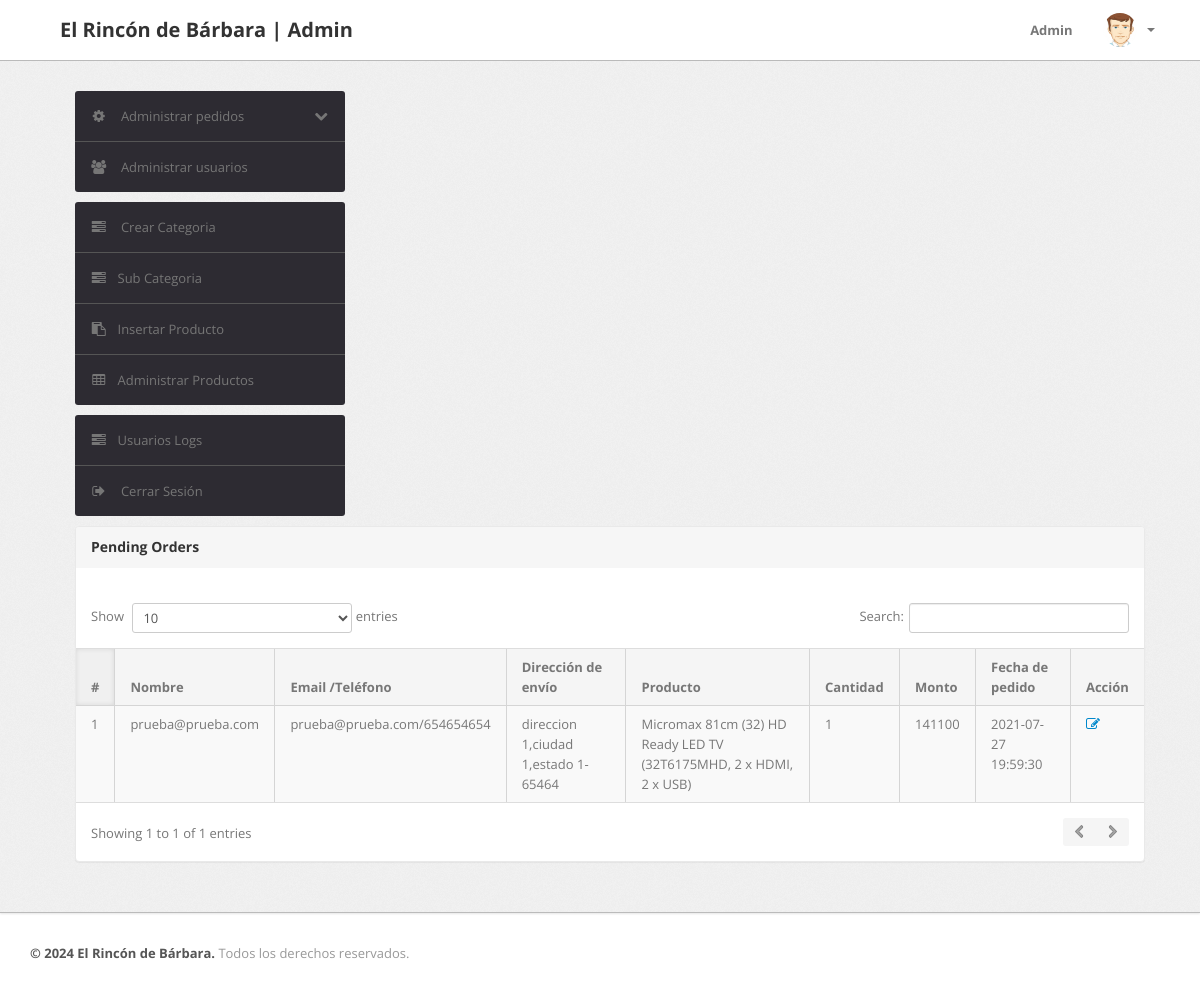
/admin/pending-orders.php (signed in), run on the app's committed database.
### tables this page shows
CREATE TABLE `orders` (
  `id` int(11) NOT NULL,
  `userId` int(11) DEFAULT NULL,
  `productId` varchar(255) DEFAULT NULL,
  `quantity` int(11) DEFAULT NULL,
  `orderDate` timestamp NOT NULL DEFAULT current_timestamp(),
  `paymentMethod` varchar(50) DEFAULT NULL,
  `orderStatus` varchar(55) DEFAULT NULL
);

CREATE TABLE `users` (
  `id` int(11) NOT NULL,
  `name` varchar(255) DEFAULT NULL,
  `email` varchar(255) DEFAULT NULL,
  `contactno` bigint(11) DEFAULT NULL,
  `password` varchar(255) DEFAULT NULL,
  `shippingAddress` longtext DEFAULT NULL,
  `shippingState` varchar(255) DEFAULT NULL,
  `shippingCity` varchar(255) DEFAULT NULL,
  `shippingPincode` int(11) DEFAULT NULL,
  `billingAddress` longtext DEFAULT NULL,
  `billingState` varchar(255) DEFAULT NULL,
  `billingCity` varchar(255) DEFAULT NULL,
  `billingPincode` int(11) DEFAULT NULL,
  `regDate` timestamp NOT NULL DEFAULT current_timestamp(),
  `updationDate` varchar(255) DEFAULT NULL
);

CREATE TABLE `products` (
  `id` int(11) NOT NULL AUTO_INCREMENT,
  `category` int(11) NOT NULL,
  `subCategory` int(11) DEFAULT NULL,
  `productName` varchar(255) DEFAULT NULL,
  `productCompany` varchar(255) DEFAULT NULL,
  `productPrice` int(11) DEFAULT NULL,
  `productPriceBeforeDiscount` int(11) DEFAULT NULL,
  `productDescription` longtext DEFAULT NULL,
  `productImage1` varchar(255) DEFAULT NULL,
  `productImage2` varchar(255) DEFAULT NULL,
  `productImage3` varchar(255) DEFAULT NULL,
  `shippingCharge` int(11) DEFAULT NULL,
  `productAvailability` varchar(255) DEFAULT NULL,
  `postingDate` timestamp NULL DEFAULT current_timestamp(),
  `updationDate` varchar(255) DEFAULT NULL,
  `author_id` int(11) DEFAULT NULL,
  PRIMARY KEY (`id`),
  KEY `author_id` (`author_id`),
  CONSTRAINT `products_ibfk_1` FOREIGN KEY (`author_id`) REFERENCES `autores` (`id`) ON DELETE SET NULL ON UPDATE CASCADE
);

### admin/pending-orders.php (the view, shortened to what this page needs)
<?php
include('include/config.php');
if(strlen($_SESSION['alogin'])==0)
	{
header('location:index.php');
}
else{
?>
<!DOCTYPE html>
<html lang="es">
<head>
	<link type="text/css" href="bootstrap/css/bootstrap.min.css" rel="stylesheet">
	<link type="text/css" href="bootstrap/css/bootstrap-responsive.min.css" rel="stylesheet">
	<link type="text/css" href="css/theme.css" rel="stylesheet">
	<link type="text/css" href="images/icons/css/font-awesome.css" rel="stylesheet">
</head>
<body>
<?php include('include/header.php');?>
	<div class="wrapper">
		<div class="container">
			<div class="row">
<?php include('include/sidebar.php');?>
			<div class="span11">
					<div class="content">
	<div class="module">
							<div class="module-head">
								<h3>Pending Orders</h3>
							</div>
							<div class="module-body table">
									<br />
								<table cellpadding="0" cellspacing="0" border="0" class="datatable-1 table table-bordered table-striped	 display table-responsive" >
									<thead>
										<tr>
											<th>#</th>
											<th>Nombre</th>
											<th width="50">Email /Teléfono</th>
											<th>Dirección de envío</th>
											<th>Producto </th>
											<th>Cantidad </th>
											<th>Monto </th>
											<th>Fecha de pedido</th>
											<th>Acción</th>
										</tr>
									</thead>
<tbody>
<?php
$status='Delivered';
$query=mysqli_query($con,"select users.name as username,users.email as useremail,users.contactno as usercontact,users.shippingAddress as shippingaddress,users.shippingCity as shippingcity,users.shippingState as shippingstate,users.shippingPincode as shippingpincode,products.productName as productname,products.shippingCharge as shippingcharge,orders.quantity as quantity,orders.orderDate as orderdate,products.productPrice as productprice,orders.id as id  from orders join users on  orders.userId=users.id join products on products.id=orders.productId where orders.orderStatus!='$status' or orders.orderStatus is null");
$cnt=1;
while($row=mysqli_fetch_array($query))
{
?>
										<tr>
											<td><?php echo htmlentities($cnt);?></td>
											<td><?php echo htmlentities($row['username']);?></td>
<td><?php echo htmlentities($row['useremail']);?>/<?php echo htmlentities($row['usercontact']);?></td>
<td><?php echo htmlentities($row['shippingaddress'].",".$row['shippingcity'].",".$row['shippingstate']."-".$row['shippingpincode']);?></td>
											<td><?php echo htmlentities($row['productname']);?></td>
											<td><?php echo htmlentities($row['quantity']);?></td>
											<td><?php echo htmlentities($row['quantity']*$row['productprice']+$row['shippingcharge']);?></td>
											<td><?php echo htmlentities($row['orderdate']);?></td>
											<td>   <a href="updateorder.php?oid=<?php echo htmlentities($row['id']);?>" title="Update order" target="_blank"><i class="icon-edit"></i></a>
											</td>
											</tr>
										<?php $cnt=$cnt+1; } ?>
										</tbody>
								</table>
							</div>
						</div>
					</div>
				</div>
			</div>
		</div>
	</div>
<?php include('include/footer.php');?>
</body>
<?php } ?>

### data on the page
orders: userId.name "prueba@prueba.com", userId.email "prueba@prueba.com", userId.contactno "654654654", userId.shippingPincode "direccion 1,ciudad 1,estado 1-65464", productId.productName "Micromax 81cm (32) HD Ready LED TV (32T6175MHD, 2 x HDMI, 2 x USB)", quantity "1", $row['quantity']*$row['productprice']+$row['shippingcharge'] "141100", orderDate "2021-07-27 19:59:30"
